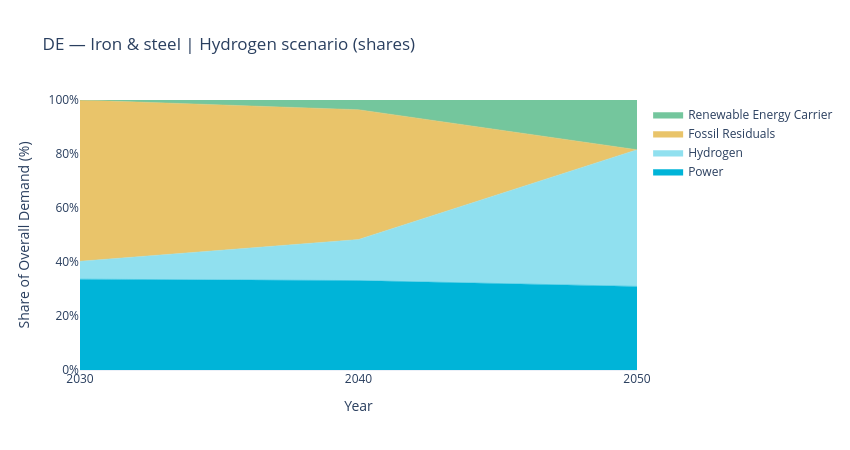
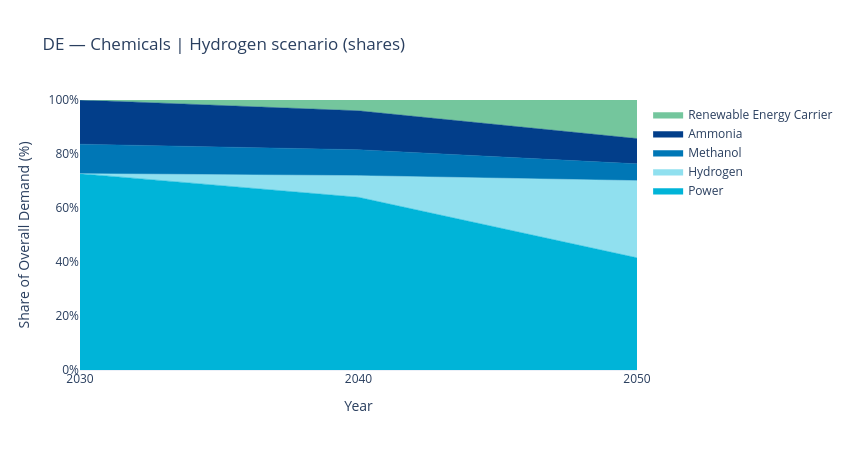
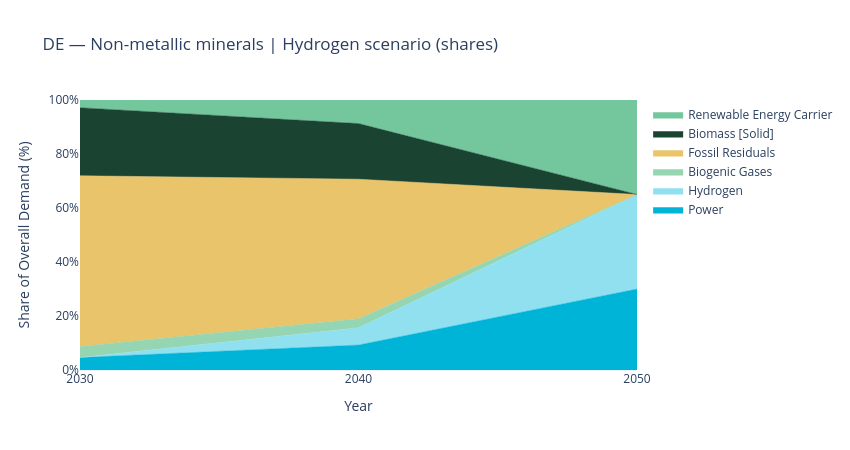
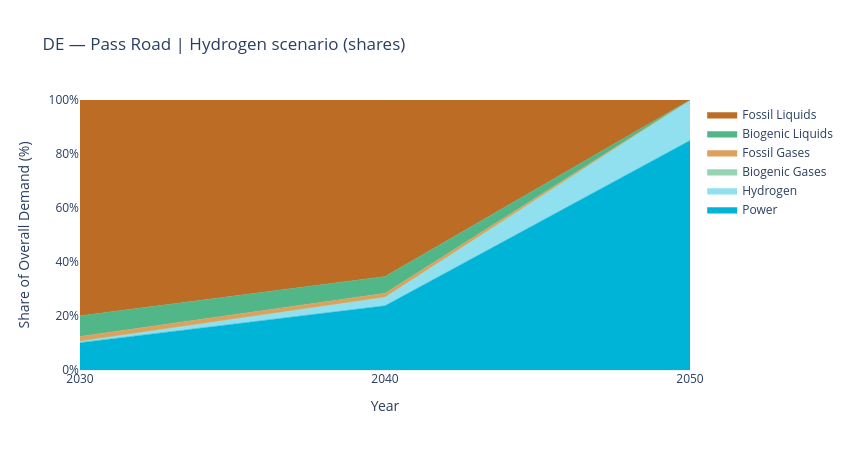

The code cell stored with these charts, in order, in its notebook:
### Code cell
for sector in column_order:
    if sector in scenario_df.columns:
        plot_ramp_up_plotly(scenario_df, sector, sample_code, scenario,)

### Figure 1 — Plotly figure (JSON) as saved in the notebook; plotly's stock layout.template omitted (floating-point values rounded to 4 significant figures)
{"data": [{"customdata": ["<b>Power</b><br>Year: 2030<br>Share: 33.6%<br>Value: 0.08946 EJ", "<b>Power</b><br>Year: 2040<br>Share: 33.1%<br>Value: 0.08587 EJ", "<b>Power</b><br>Year: 2050<br>Share: 31.0%<br>Value: 0.07866 EJ"], "fillcolor": "#00B4D8", "hovertemplate": "%{customdata}<extra></extra>", "line": {"color": "#00B4D8", "width": 0.5}, "mode": "lines", "name": "Power", "stackgroup": "one", "type": "scatter", "x": [2030, 2040, 2050], "y": [33.63, 33.11, 30.96]}, {"customdata": ["<b>Hydrogen</b><br>Year: 2030<br>Share: 6.6%<br>Value: 0.01765 EJ", "<b>Hydrogen</b><br>Year: 2040<br>Share: 15.2%<br>Value: 0.03947 EJ", "<b>Hydrogen</b><br>Year: 2050<br>Share: 50.6%<br>Value: 0.12863 EJ"], "fillcolor": "#90E0EF", "hovertemplate": "%{customdata}<extra></extra>", "line": {"color": "#90E0EF", "width": 0.5}, "mode": "lines", "name": "Hydrogen", "stackgroup": "one", "type": "scatter", "x": [2030, 2040, 2050], "y": [6.64, 15.22, 50.63]}, {"customdata": ["<b>Fossil Residuals</b><br>Year: 2030<br>Share: 59.7%<br>Value: 0.15887 EJ", "<b>Fossil Residuals</b><br>Year: 2040<br>Share: 48.1%<br>Value: 0.12468 EJ", "<b>Fossil Residuals</b><br>Year: 2050<br>Share: 0.0%<br>Value: 0.00000 EJ"], "fillcolor": "#E9C46A", "hovertemplate": "%{customdata}<extra></extra>", "line": {"color": "#E9C46A", "width": 0.5}, "mode": "lines", "name": "Fossil Residuals", "stackgroup": "one", "type": "scatter", "x": [2030, 2040, 2050], "y": [59.73, 48.08, 0]}, {"customdata": ["<b>Renewable Energy Carrier</b><br>Year: 2030<br>Share: 0.0%<br>Value: 0.00000 EJ", "<b>Renewable Energy Carrier</b><br>Year: 2040<br>Share: 3.6%<br>Value: 0.00932 EJ", "<b>Renewable Energy Carrier</b><br>Year: 2050<br>Share: 18.4%<br>Value: 0.04677 EJ"], "fillcolor": "#74C69D", "hovertemplate": "%{customdata}<extra></extra>", "line": {"color": "#74C69D", "width": 0.5}, "mode": "lines", "name": "Renewable Energy Carrier", "stackgroup": "one", "type": "scatter", "x": [2030, 2040, 2050], "y": [0, 3.59, 18.41]}], "layout": {"height": 450, "hovermode": "x unified", "legend": {"orientation": "v", "x": 1.02, "y": 1}, "title": {"text": "DE — Iron & steel | Hydrogen scenario (shares)"}, "width": 850, "xaxis": {"tickvals": [2030, 2040, 2050], "title": {"text": "Year"}}, "yaxis": {"range": [0, 100], "ticksuffix": "%", "title": {"text": "Share of Overall Demand (%)"}}}}

### Figure 2 — Plotly figure (JSON) as saved in the notebook; plotly's stock layout.template omitted (floating-point values rounded to 4 significant figures)
{"data": [{"customdata": ["<b>Power</b><br>Year: 2030<br>Share: 72.7%<br>Value: 0.19703 EJ", "<b>Power</b><br>Year: 2040<br>Share: 64.0%<br>Value: 0.17629 EJ", "<b>Power</b><br>Year: 2050<br>Share: 41.6%<br>Value: 0.11606 EJ"], "fillcolor": "#00B4D8", "hovertemplate": "%{customdata}<extra></extra>", "line": {"color": "#00B4D8", "width": 0.5}, "mode": "lines", "name": "Power", "stackgroup": "one", "type": "scatter", "x": [2030, 2040, 2050], "y": [72.73, 63.97, 41.56]}, {"customdata": ["<b>Hydrogen</b><br>Year: 2030<br>Share: 0.0%<br>Value: 0.00000 EJ", "<b>Hydrogen</b><br>Year: 2040<br>Share: 8.0%<br>Value: 0.02211 EJ", "<b>Hydrogen</b><br>Year: 2050<br>Share: 28.6%<br>Value: 0.07979 EJ"], "fillcolor": "#90E0EF", "hovertemplate": "%{customdata}<extra></extra>", "line": {"color": "#90E0EF", "width": 0.5}, "mode": "lines", "name": "Hydrogen", "stackgroup": "one", "type": "scatter", "x": [2030, 2040, 2050], "y": [0, 8.02, 28.57]}, {"customdata": ["<b>Methanol</b><br>Year: 2030<br>Share: 10.9%<br>Value: 0.02955 EJ", "<b>Methanol</b><br>Year: 2040<br>Share: 9.6%<br>Value: 0.02644 EJ", "<b>Methanol</b><br>Year: 2050<br>Share: 6.2%<br>Value: 0.01741 EJ"], "fillcolor": "#0077B6", "hovertemplate": "%{customdata}<extra></extra>", "line": {"color": "#0077B6", "width": 0.5}, "mode": "lines", "name": "Methanol", "stackgroup": "one", "type": "scatter", "x": [2030, 2040, 2050], "y": [10.91, 9.6, 6.23]}, {"customdata": ["<b>Ammonia</b><br>Year: 2030<br>Share: 16.4%<br>Value: 0.04434 EJ", "<b>Ammonia</b><br>Year: 2040<br>Share: 14.4%<br>Value: 0.03967 EJ", "<b>Ammonia</b><br>Year: 2050<br>Share: 9.3%<br>Value: 0.02612 EJ"], "fillcolor": "#023E8A", "hovertemplate": "%{customdata}<extra></extra>", "line": {"color": "#023E8A", "width": 0.5}, "mode": "lines", "name": "Ammonia", "stackgroup": "one", "type": "scatter", "x": [2030, 2040, 2050], "y": [16.37, 14.4, 9.35]}, {"customdata": ["<b>Renewable Energy Carrier</b><br>Year: 2030<br>Share: 0.0%<br>Value: 0.00000 EJ", "<b>Renewable Energy Carrier</b><br>Year: 2040<br>Share: 4.0%<br>Value: 0.01106 EJ", "<b>Renewable Energy Carrier</b><br>Year: 2050<br>Share: 14.3%<br>Value: 0.03989 EJ"], "fillcolor": "#74C69D", "hovertemplate": "%{customdata}<extra></extra>", "line": {"color": "#74C69D", "width": 0.5}, "mode": "lines", "name": "Renewable Energy Carrier", "stackgroup": "one", "type": "scatter", "x": [2030, 2040, 2050], "y": [0, 4.01, 14.29]}], "layout": {"height": 450, "hovermode": "x unified", "legend": {"orientation": "v", "x": 1.02, "y": 1}, "title": {"text": "DE — Chemicals | Hydrogen scenario (shares)"}, "width": 850, "xaxis": {"tickvals": [2030, 2040, 2050], "title": {"text": "Year"}}, "yaxis": {"range": [0, 100], "ticksuffix": "%", "title": {"text": "Share of Overall Demand (%)"}}}}

### Figure 3 — Plotly figure (JSON) as saved in the notebook; plotly's stock layout.template omitted (floating-point values rounded to 4 significant figures)
{"data": [{"customdata": ["<b>Power</b><br>Year: 2030<br>Share: 4.6%<br>Value: 0.01002 EJ", "<b>Power</b><br>Year: 2040<br>Share: 9.2%<br>Value: 0.02019 EJ", "<b>Power</b><br>Year: 2050<br>Share: 30.0%<br>Value: 0.06575 EJ"], "fillcolor": "#00B4D8", "hovertemplate": "%{customdata}<extra></extra>", "line": {"color": "#00B4D8", "width": 0.5}, "mode": "lines", "name": "Power", "stackgroup": "one", "type": "scatter", "x": [2030, 2040, 2050], "y": [4.6, 9.24, 30]}, {"customdata": ["<b>Hydrogen</b><br>Year: 2030<br>Share: 0.0%<br>Value: 0.00000 EJ", "<b>Hydrogen</b><br>Year: 2040<br>Share: 6.4%<br>Value: 0.01395 EJ", "<b>Hydrogen</b><br>Year: 2050<br>Share: 35.0%<br>Value: 0.07671 EJ"], "fillcolor": "#90E0EF", "hovertemplate": "%{customdata}<extra></extra>", "line": {"color": "#90E0EF", "width": 0.5}, "mode": "lines", "name": "Hydrogen", "stackgroup": "one", "type": "scatter", "x": [2030, 2040, 2050], "y": [0, 6.38, 35]}, {"customdata": ["<b>Biogenic Gases</b><br>Year: 2030<br>Share: 4.1%<br>Value: 0.00902 EJ", "<b>Biogenic Gases</b><br>Year: 2040<br>Share: 3.4%<br>Value: 0.00740 EJ", "<b>Biogenic Gases</b><br>Year: 2050<br>Share: 0.0%<br>Value: 0.00000 EJ"], "fillcolor": "#95D5B2", "hovertemplate": "%{customdata}<extra></extra>", "line": {"color": "#95D5B2", "width": 0.5}, "mode": "lines", "name": "Biogenic Gases", "stackgroup": "one", "type": "scatter", "x": [2030, 2040, 2050], "y": [4.14, 3.39, 0]}, {"customdata": ["<b>Fossil Residuals</b><br>Year: 2030<br>Share: 63.2%<br>Value: 0.13760 EJ", "<b>Fossil Residuals</b><br>Year: 2040<br>Share: 51.7%<br>Value: 0.11290 EJ", "<b>Fossil Residuals</b><br>Year: 2050<br>Share: 0.0%<br>Value: 0.00000 EJ"], "fillcolor": "#E9C46A", "hovertemplate": "%{customdata}<extra></extra>", "line": {"color": "#E9C46A", "width": 0.5}, "mode": "lines", "name": "Fossil Residuals", "stackgroup": "one", "type": "scatter", "x": [2030, 2040, 2050], "y": [63.19, 51.66, 0]}, {"customdata": ["<b>Biomass [Solid]</b><br>Year: 2030<br>Share: 25.2%<br>Value: 0.05485 EJ", "<b>Biomass [Solid]</b><br>Year: 2040<br>Share: 20.6%<br>Value: 0.04500 EJ", "<b>Biomass [Solid]</b><br>Year: 2050<br>Share: 0.0%<br>Value: 0.00000 EJ"], "fillcolor": "#1B4332", "hovertemplate": "%{customdata}<extra></extra>", "line": {"color": "#1B4332", "width": 0.5}, "mode": "lines", "name": "Biomass [Solid]", "stackgroup": "one", "type": "scatter", "x": [2030, 2040, 2050], "y": [25.19, 20.59, 0]}, {"customdata": ["<b>Renewable Energy Carrier</b><br>Year: 2030<br>Share: 2.9%<br>Value: 0.00627 EJ", "<b>Renewable Energy Carrier</b><br>Year: 2040<br>Share: 8.7%<br>Value: 0.01910 EJ", "<b>Renewable Energy Carrier</b><br>Year: 2050<br>Share: 35.0%<br>Value: 0.07671 EJ"], "fillcolor": "#74C69D", "hovertemplate": "%{customdata}<extra></extra>", "line": {"color": "#74C69D", "width": 0.5}, "mode": "lines", "name": "Renewable Energy Carrier", "stackgroup": "one", "type": "scatter", "x": [2030, 2040, 2050], "y": [2.88, 8.74, 35]}], "layout": {"height": 450, "hovermode": "x unified", "legend": {"orientation": "v", "x": 1.02, "y": 1}, "title": {"text": "DE — Non-metallic minerals | Hydrogen scenario (shares)"}, "width": 850, "xaxis": {"tickvals": [2030, 2040, 2050], "title": {"text": "Year"}}, "yaxis": {"range": [0, 100], "ticksuffix": "%", "title": {"text": "Share of Overall Demand (%)"}}}}

### Figure 4 — Plotly figure (JSON) as saved in the notebook; plotly's stock layout.template omitted (floating-point values rounded to 4 significant figures)
{"data": [{"customdata": ["<b>Power</b><br>Year: 2030<br>Share: 10.1%<br>Value: 0.12616 EJ", "<b>Power</b><br>Year: 2040<br>Share: 23.8%<br>Value: 0.16504 EJ", "<b>Power</b><br>Year: 2050<br>Share: 85.0%<br>Value: 0.39919 EJ"], "fillcolor": "#00B4D8", "hovertemplate": "%{customdata}<extra></extra>", "line": {"color": "#00B4D8", "width": 0.5}, "mode": "lines", "name": "Power", "stackgroup": "one", "type": "scatter", "x": [2030, 2040, 2050], "y": [10.13, 23.79, 85]}, {"customdata": ["<b>Hydrogen</b><br>Year: 2030<br>Share: 0.5%<br>Value: 0.00557 EJ", "<b>Hydrogen</b><br>Year: 2040<br>Share: 3.1%<br>Value: 0.02152 EJ", "<b>Hydrogen</b><br>Year: 2050<br>Share: 15.0%<br>Value: 0.07044 EJ"], "fillcolor": "#90E0EF", "hovertemplate": "%{customdata}<extra></extra>", "line": {"color": "#90E0EF", "width": 0.5}, "mode": "lines", "name": "Hydrogen", "stackgroup": "one", "type": "scatter", "x": [2030, 2040, 2050], "y": [0.45, 3.1, 15]}, {"customdata": ["<b>Biogenic Gases</b><br>Year: 2030<br>Share: 0.1%<br>Value: 0.00123 EJ", "<b>Biogenic Gases</b><br>Year: 2040<br>Share: 0.1%<br>Value: 0.00056 EJ", "<b>Biogenic Gases</b><br>Year: 2050<br>Share: 0.0%<br>Value: 0.00000 EJ"], "fillcolor": "#95D5B2", "hovertemplate": "%{customdata}<extra></extra>", "line": {"color": "#95D5B2", "width": 0.5}, "mode": "lines", "name": "Biogenic Gases", "stackgroup": "one", "type": "scatter", "x": [2030, 2040, 2050], "y": [0.1, 0.08, 0]}, {"customdata": ["<b>Fossil Gases</b><br>Year: 2030<br>Share: 1.7%<br>Value: 0.02144 EJ", "<b>Fossil Gases</b><br>Year: 2040<br>Share: 1.4%<br>Value: 0.00976 EJ", "<b>Fossil Gases</b><br>Year: 2050<br>Share: 0.0%<br>Value: 0.00000 EJ"], "fillcolor": "#DDA15E", "hovertemplate": "%{customdata}<extra></extra>", "line": {"color": "#DDA15E", "width": 0.5}, "mode": "lines", "name": "Fossil Gases", "stackgroup": "one", "type": "scatter", "x": [2030, 2040, 2050], "y": [1.72, 1.41, 0]}, {"customdata": ["<b>Biogenic Liquids</b><br>Year: 2030<br>Share: 7.7%<br>Value: 0.09538 EJ", "<b>Biogenic Liquids</b><br>Year: 2040<br>Share: 6.3%<br>Value: 0.04344 EJ", "<b>Biogenic Liquids</b><br>Year: 2050<br>Share: 0.0%<br>Value: 0.00000 EJ"], "fillcolor": "#52B788", "hovertemplate": "%{customdata}<extra></extra>", "line": {"color": "#52B788", "width": 0.5}, "mode": "lines", "name": "Biogenic Liquids", "stackgroup": "one", "type": "scatter", "x": [2030, 2040, 2050], "y": [7.66, 6.26, 0]}, {"customdata": ["<b>Fossil Liquids</b><br>Year: 2030<br>Share: 80.0%<br>Value: 0.99582 EJ", "<b>Fossil Liquids</b><br>Year: 2040<br>Share: 65.4%<br>Value: 0.45351 EJ", "<b>Fossil Liquids</b><br>Year: 2050<br>Share: 0.0%<br>Value: 0.00000 EJ"], "fillcolor": "#BC6C25", "hovertemplate": "%{customdata}<extra></extra>", "line": {"color": "#BC6C25", "width": 0.5}, "mode": "lines", "name": "Fossil Liquids", "stackgroup": "one", "type": "scatter", "x": [2030, 2040, 2050], "y": [79.95, 65.36, 0]}], "layout": {"height": 450, "hovermode": "x unified", "legend": {"orientation": "v", "x": 1.02, "y": 1}, "title": {"text": "DE — Pass Road | Hydrogen scenario (shares)"}, "width": 850, "xaxis": {"tickvals": [2030, 2040, 2050], "title": {"text": "Year"}}, "yaxis": {"range": [0, 100], "ticksuffix": "%", "title": {"text": "Share of Overall Demand (%)"}}}}
